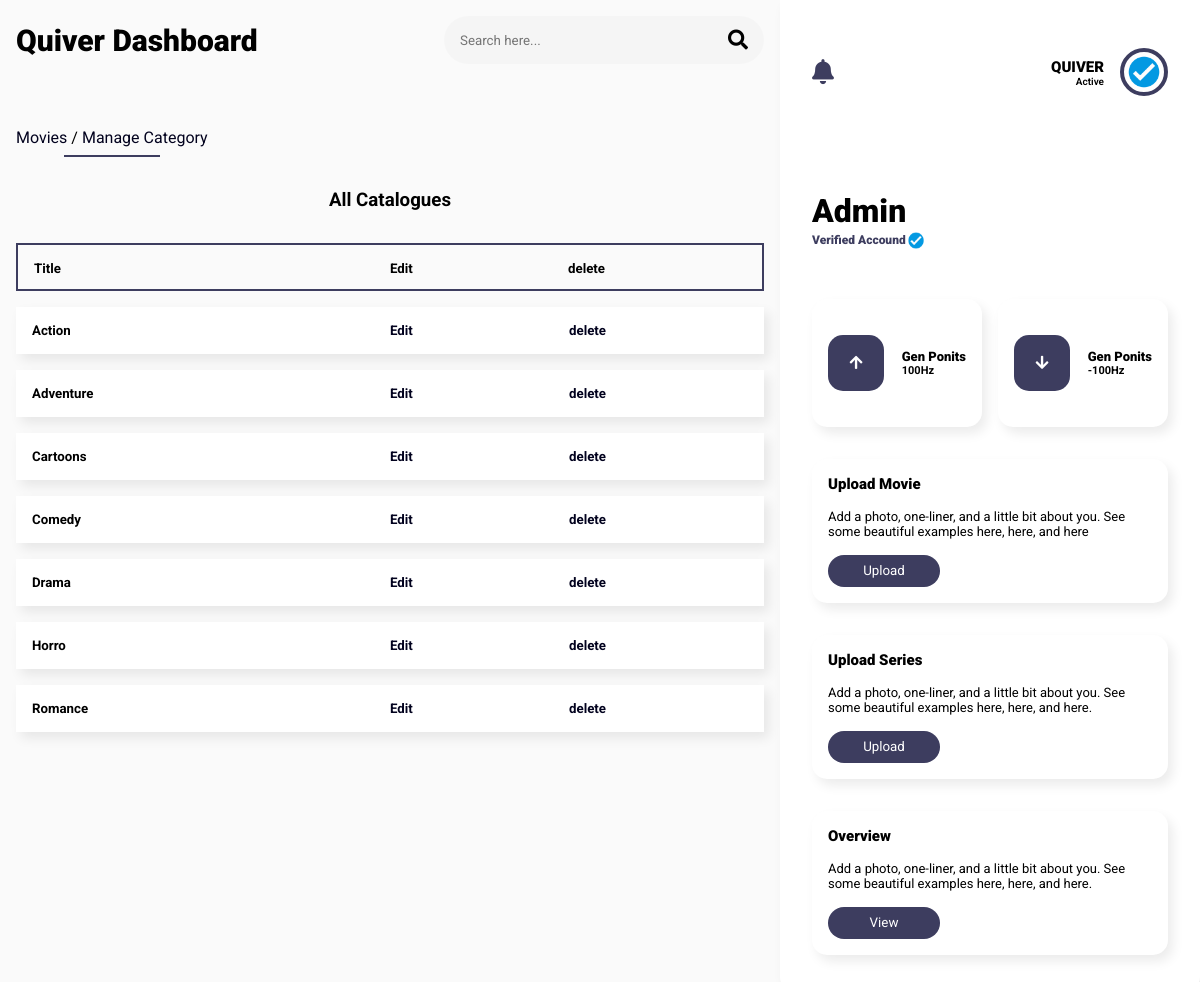
The app's page /admin/manage-category.php (signed in) with its own data.
### tables this page shows
CREATE TABLE `categories` (
  `id` int(10) NOT NULL,
  `title` varchar(100) NOT NULL,
  `description` text NOT NULL
);

### admin/manage-category.php (the view, shortened to what this page needs)
<?php
include ('./includes/header.php');
$query = "SELECT * FROM categories ORDER BY title";
$categories = mysqli_query($connection, $query);
?>
    <div class="main">
        <div class="main-container">
            <div class="center">
                <div class="padding intro">
                    <h1>Quiver Dashboard</h1>
                    <div class="center-right-nav">
                        <div class="search">
                            <input type="search" placeholder="Search here...">
                            <i class="fas fa-search"></i>
                        </div>
                    </div>
                </div>
                <div class="padding second-nav">
                    <ul>
                        <li><span><a href="movies.php">Movies</a> / <a href="manage-category.php">Manage Category</a></span><hr></li>
                    </ul>
                </div>
                <div class="manage-post">
                    <h3>All  Catalogues</h3>
                    <div class="manage-post-container">
                        <div class="manage-post-head-mini">
                            <h5>Title</h5>
                            <h5>Edit</h5>
                            <h5>delete</h5>
                        </div>
                        <?php while ($category = mysqli_fetch_array($categories)) : ?>
                        <div class="manage-post-content-mini">
                            <h5><?= $category['title'] ?></h5>
                            <a href="edit-category.php?id=<?= $category['id'] ?>"><h5>Edit</h5></a>
                            <a href="delete-category.php?id=<?= $category['id'] ?>"><h5>delete</h5></a>
                        </div>
                        <?php endwhile ?>
                    </div>
                </div>
            </div>
            <?php include ('./includes/aside.php') ?>
</body>
</html>

### admin/css/style.css (style rules this page uses)
* { margin: 0; padding: 0; bottom: 0; text-decoration: none; list-style: none; box-sizing: border-box; top: 0; color: balck; font-family: 'Poppins', sans-serif; font-family: 'Roboto', sans-serif; }
:root { --background-color: rgb(255, 255, 255); --color-danger: rgb(61, 61, 95); --side-color: rgba(2, 2, 30, 0.02); --admin-shadow: 0.3rem 0.4rem 0.7rem rgb(0 0 0 / 8%); }
body { overflow-x: hidden; background: var(--side-color); }
a { color: #02021E; }
.main { width: 100vw; }
.main-container { display: grid; grid-template-columns: 70% 30%; flex-direction: column; justify-content: center; }
.center { display: flex; flex-direction: column; }
.center h1 { font-weight: 900; font-size: 30px; }
.padding { padding: 1rem; }
.intro { display: flex; justify-content: space-between; align-items: center; }
.center-right-nav { display: flex; }
.search { height: 3rem; padding: 1rem; width: 20rem; display: flex; align-items: center; justify-content: space-between; background: var(--side-color); border-radius: 50px; }
.search input { background: none; border: none; outline: none; width: 100%; color: #02021E; }
.search i { font-weight: 900; font-size: 20px; }
.second-nav { display: flex; width: 100%; }
.second-nav ul { width: 100%; display: flex; gap: 5rem; margin-top: 2rem; }
.second-nav li { display: flex; flex-direction: column; gap: 0.5rem; align-items: center; }
.second-nav li hr { background: var(--color-danger); height: 0.1rem; border: none; outline: none; width: 50%; }
@media screen and (max-width: 1300px) { .main-container { width: 100vw; grid-template-columns: 65% 35%; } }
.manage-post { width: 100%; padding: 1rem; }
.manage-post h3 { text-align: center; }
.manage-post-container { width: 100%; padding-top: 2rem; gap: 0.5rem; display: flex; flex-direction: column; gap: 1rem; }
.manage-post-head-mini { width: 100%; display: grid; grid-template-columns: 2fr 1fr 1fr; height: 3rem; border: 2px solid var(--color-danger); align-items: center; padding: 1rem; }
.manage-post-content-mini { width: 100%; display: grid; grid-template-columns: 2fr 1fr 1fr; height: fit-content; align-items: center; padding: 1rem; box-shadow: var(--admin-shadow); background: var(--background-color); }

### records on screen
categories: title "Action"
categories: title "Adventure"
categories: title "Cartoons"
categories: title "Comedy"
categories: title "Drama"
categories: title "Horro"
categories: title "Romance"
